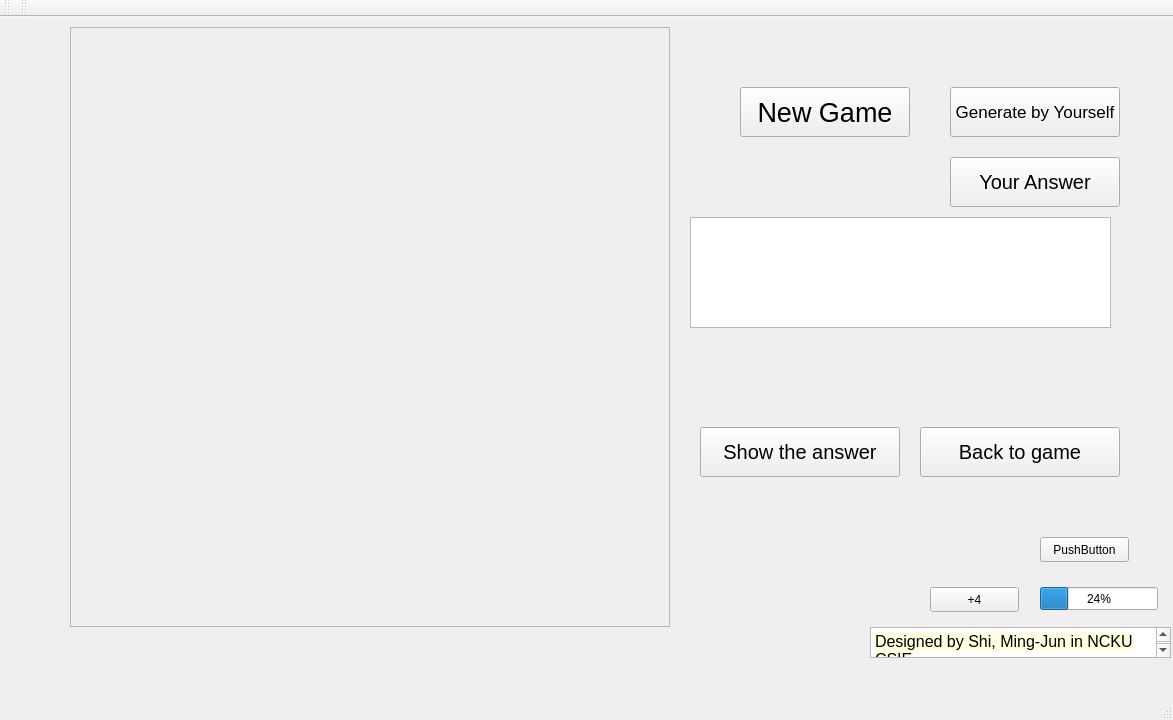
<?xml version="1.0" encoding="UTF-8"?>
<ui version="4.0">
 <class>MainWindow</class>
 <widget class="QMainWindow" name="MainWindow">
  <property name="geometry">
   <rect>
    <x>0</x>
    <y>0</y>
    <width>1173</width>
    <height>720</height>
   </rect>
  </property>
  <property name="font">
   <font>
    <kerning>true</kerning>
   </font>
  </property>
  <property name="windowTitle">
   <string>MainWindow</string>
  </property>
  <widget class="QWidget" name="centralWidget">
   <widget class="QPushButton" name="pushButton">
    <property name="geometry">
     <rect>
      <x>1040</x>
      <y>520</y>
      <width>89</width>
      <height>25</height>
     </rect>
    </property>
    <property name="text">
     <string>PushButton</string>
    </property>
   </widget>
   <widget class="QProgressBar" name="progressBar">
    <property name="geometry">
     <rect>
      <x>1040</x>
      <y>570</y>
      <width>118</width>
      <height>23</height>
     </rect>
    </property>
    <property name="value">
     <number>24</number>
    </property>
   </widget>
   <widget class="QFrame" name="frame">
    <property name="geometry">
     <rect>
      <x>70</x>
      <y>10</y>
      <width>600</width>
      <height>600</height>
     </rect>
    </property>
    <property name="frameShape">
     <enum>QFrame::StyledPanel</enum>
    </property>
    <property name="frameShadow">
     <enum>QFrame::Raised</enum>
    </property>
   </widget>
   <widget class="QPushButton" name="newgame">
    <property name="geometry">
     <rect>
      <x>740</x>
      <y>70</y>
      <width>170</width>
      <height>50</height>
     </rect>
    </property>
    <property name="font">
     <font>
      <pointsize>20</pointsize>
     </font>
    </property>
    <property name="text">
     <string>New Game</string>
    </property>
   </widget>
   <widget class="QPushButton" name="answer">
    <property name="geometry">
     <rect>
      <x>700</x>
      <y>410</y>
      <width>200</width>
      <height>50</height>
     </rect>
    </property>
    <property name="font">
     <font>
      <pointsize>15</pointsize>
     </font>
    </property>
    <property name="text">
     <string>Show the answer</string>
    </property>
   </widget>
   <widget class="QTextBrowser" name="textBrowser">
    <property name="geometry">
     <rect>
      <x>870</x>
      <y>610</y>
      <width>301</width>
      <height>31</height>
     </rect>
    </property>
    <property name="font">
     <font>
      <pointsize>11</pointsize>
     </font>
    </property>
    <property name="html">
     <string>&lt;!DOCTYPE HTML PUBLIC &quot;-//W3C//DTD HTML 4.0//EN&quot; &quot;http://www.w3.org/TR/REC-html40/strict.dtd&quot;&gt;
&lt;html&gt;&lt;head&gt;&lt;meta name=&quot;qrichtext&quot; content=&quot;1&quot; /&gt;&lt;style type=&quot;text/css&quot;&gt;
p, li { white-space: pre-wrap; }
&lt;/style&gt;&lt;/head&gt;&lt;body style=&quot; font-family:'Ubuntu'; font-size:11pt; font-weight:400; font-style:normal;&quot;&gt;
&lt;p style=&quot; margin-top:0px; margin-bottom:0px; margin-left:0px; margin-right:0px; -qt-block-indent:0; text-indent:0px;&quot;&gt;&lt;span style=&quot; font-size:12pt; background-color:#ffffe0;&quot;&gt;Designed by Shi, Ming-Jun in NCKU CSIE&lt;/span&gt;&lt;/p&gt;&lt;/body&gt;&lt;/html&gt;</string>
    </property>
   </widget>
   <widget class="QPushButton" name="user">
    <property name="geometry">
     <rect>
      <x>950</x>
      <y>70</y>
      <width>170</width>
      <height>50</height>
     </rect>
    </property>
    <property name="font">
     <font>
      <pointsize>13</pointsize>
     </font>
    </property>
    <property name="text">
     <string>Generate by Yourself</string>
    </property>
   </widget>
   <widget class="QPushButton" name="test">
    <property name="geometry">
     <rect>
      <x>930</x>
      <y>570</y>
      <width>89</width>
      <height>25</height>
     </rect>
    </property>
    <property name="text">
     <string>+4</string>
    </property>
   </widget>
   <widget class="QTextBrowser" name="solvetext">
    <property name="geometry">
     <rect>
      <x>690</x>
      <y>200</y>
      <width>421</width>
      <height>111</height>
     </rect>
    </property>
    <property name="font">
     <font>
      <pointsize>30</pointsize>
      <weight>75</weight>
      <italic>true</italic>
      <bold>true</bold>
     </font>
    </property>
   </widget>
   <widget class="QPushButton" name="hide">
    <property name="geometry">
     <rect>
      <x>920</x>
      <y>410</y>
      <width>200</width>
      <height>50</height>
     </rect>
    </property>
    <property name="font">
     <font>
      <pointsize>15</pointsize>
     </font>
    </property>
    <property name="text">
     <string>Back to game</string>
    </property>
   </widget>
   <widget class="QPushButton" name="answernew">
    <property name="geometry">
     <rect>
      <x>950</x>
      <y>140</y>
      <width>170</width>
      <height>50</height>
     </rect>
    </property>
    <property name="font">
     <font>
      <pointsize>15</pointsize>
     </font>
    </property>
    <property name="text">
     <string>Your Answer</string>
    </property>
   </widget>
  </widget>
  <widget class="QMenuBar" name="menuBar">
   <property name="geometry">
    <rect>
     <x>0</x>
     <y>0</y>
     <width>1173</width>
     <height>28</height>
    </rect>
   </property>
  </widget>
  <widget class="QToolBar" name="mainToolBar">
   <attribute name="toolBarArea">
    <enum>TopToolBarArea</enum>
   </attribute>
   <attribute name="toolBarBreak">
    <bool>false</bool>
   </attribute>
  </widget>
  <widget class="QStatusBar" name="statusBar"/>
  <widget class="QToolBar" name="toolBar">
   <property name="windowTitle">
    <string>toolBar</string>
   </property>
   <attribute name="toolBarArea">
    <enum>TopToolBarArea</enum>
   </attribute>
   <attribute name="toolBarBreak">
    <bool>false</bool>
   </attribute>
  </widget>
 </widget>
 <layoutdefault spacing="6" margin="11"/>
 <resources/>
 <connections/>
</ui>
